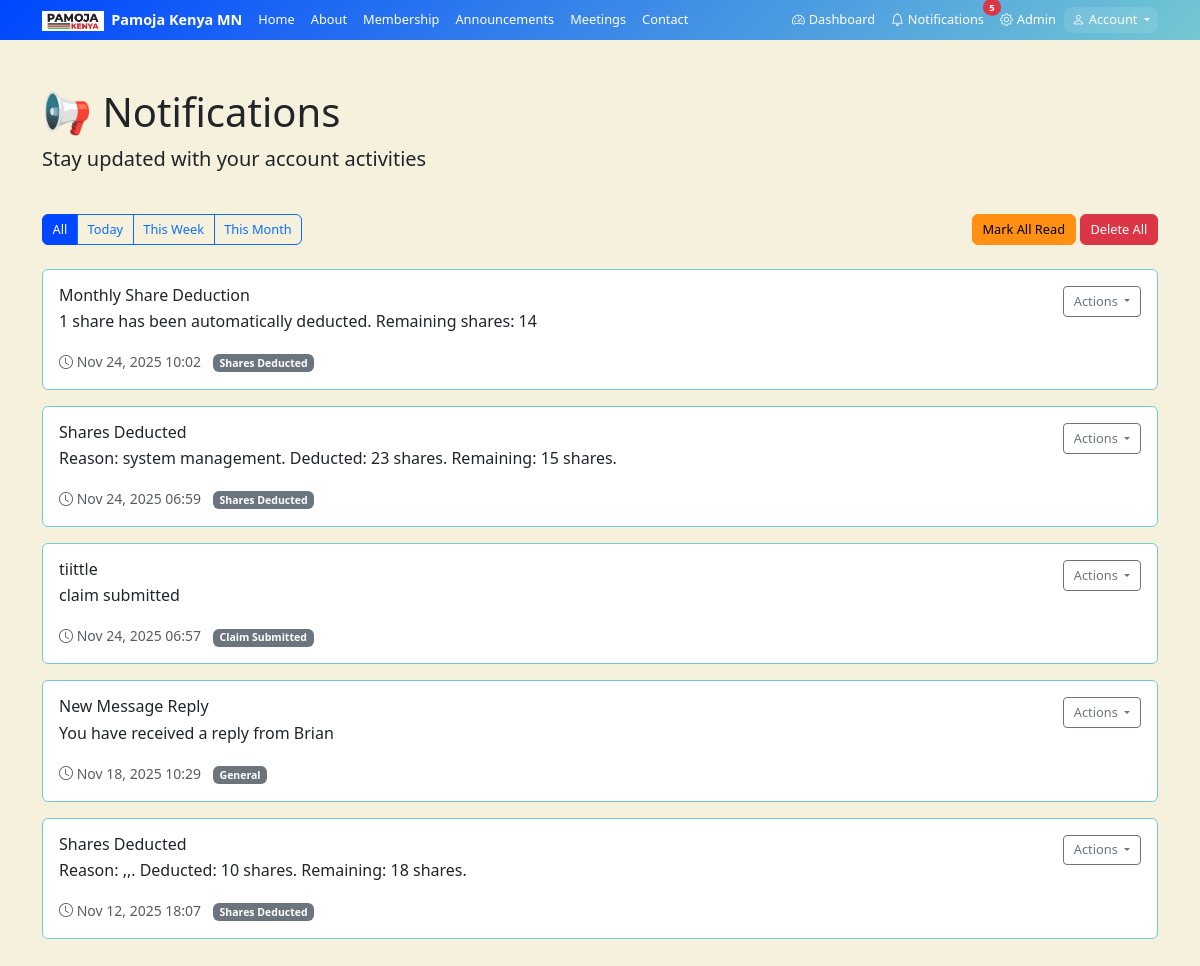
The page /notifications/ (signed in) on the database as committed earlier.
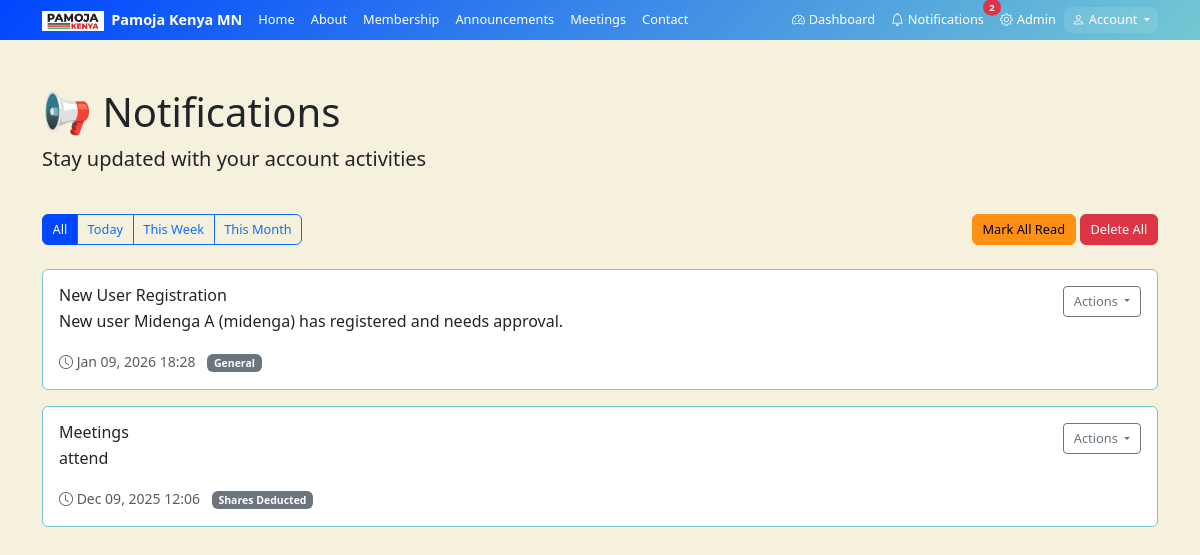
The same page on the database as committed later.
### main/models.py (models this page shows, shortened)
class Notification(models.Model):
    NOTIFICATION_TYPES = [
        ('shares_low', 'Low Shares'),
        ('shares_deducted', 'Shares Deducted'),
        ('claim_submitted', 'Claim Submitted'),
        ('general', 'General'),
    ]
    user = models.ForeignKey(User, on_delete=models.CASCADE)
    notification_type = models.CharField(max_length=20, choices=NOTIFICATION_TYPES)
    title = models.CharField(max_length=200)
    message = models.TextField()
    is_read = models.BooleanField(default=False)
    created_at = models.DateTimeField(auto_now_add=True)

### main/views.py (the view)
# urls.py: path('notifications/', views.notifications, name='notifications'),
@login_required
def notifications(request):
    filter_period = request.GET.get('period', 'all')
    notifications = Notification.objects.filter(user=request.user)
    if filter_period == 'today':
        notifications = notifications.filter(created_at__date=timezone.now().date())
    elif filter_period == 'week':
        week_ago = timezone.now() - timezone.timedelta(days=7)
        notifications = notifications.filter(created_at__gte=week_ago)
    elif filter_period == 'month':
        month_ago = timezone.now() - timezone.timedelta(days=30)
        notifications = notifications.filter(created_at__gte=month_ago)
    notifications = notifications.order_by('-created_at')
    context = {
        'notifications': notifications,
        'filter_period': filter_period
    }
    return render(request, 'main/notifications.html', context)

### main/templates/main/notifications.html (shortened to what this page needs)
{% extends 'main/base.html' %}
{% block content %}
<div class="container py-5">
    <div class="row mb-4">
        <div class="col-12">
            <h1 class="mb-2">📢 Notifications</h1>
            <p class="lead">Stay updated with your account activities</p>
        </div>
    </div>
    <div class="row mb-4">
        <div class="col-md-8">
            <div class="btn-group" role="group">
                <a href="?period=all" class="btn {% if filter_period == 'all' %}btn-primary{% else %}btn-outline-primary{% endif %}">All</a>
                <a href="?period=today" class="btn {% if filter_period == 'today' %}btn-primary{% else %}btn-outline-primary{% endif %}">Today</a>
                <a href="?period=week" class="btn {% if filter_period == 'week' %}btn-primary{% else %}btn-outline-primary{% endif %}">This Week</a>
                <a href="?period=month" class="btn {% if filter_period == 'month' %}btn-primary{% else %}btn-outline-primary{% endif %}">This Month</a>
            </div>
        </div>
        <div class="col-md-4 text-end">
            <a href="{% url 'clear_notifications' %}" class="btn btn-warning">Mark All Read</a>
            <form method="post" action="{% url 'delete_all_notifications' %}" class="d-inline">
                <button type="submit" class="btn btn-danger" onclick="return confirm('Delete all notifications?')">Delete All</button>
            </form>
        </div>
    </div>
    <div class="row">
        <div class="col-12">
            {% if notifications %}
                {% for notification in notifications %}
                <div class="card mb-3 {% if not notification.is_read %}border-primary{% endif %}">
                    <div class="card-body">
                        <div class="d-flex justify-content-between align-items-start">
                            <div class="flex-grow-1">
                                <h6 class="card-title mb-1">
                                    {{ notification.title }}
                                </h6>
                                <p class="card-text">{{ notification.message }}</p>
                                <small class="text-muted">
                                    <i class="bi bi-clock"></i> {{ notification.created_at|date:"M d, Y H:i" }}
                                    <span class="badge bg-secondary ms-2">{{ notification.get_notification_type_display }}</span>
                                </small>
                            </div>
                            <div class="dropdown">
                                <button class="btn btn-sm btn-outline-secondary dropdown-toggle" type="button" data-bs-toggle="dropdown">
                                    Actions
                                </button>
                            </div>
                        </div>
                    </div>
                </div>
                {% endfor %}
            {% else %}
                <div class="text-center py-5">
                    <i class="bi bi-bell-slash display-1 text-muted"></i>
                    <h4 class="mt-3">No notifications</h4>
                    <p class="text-muted">You're all caught up!</p>
                </div>
            {% endif %}
        </div>
    </div>
</div>
{% endblock %}

Rows that differ between the two databases and show on the page:
removed Notification: title "Monthly Share Deduction", message "1 share has been automatically deducted. Remaining shares: 14", created_at "Nov 24, 2025 10:02", notification_type "Shares Deducted"
removed Notification: title "Shares Deducted", message "Reason: system management. Deducted: 23 shares. Remaining: 15 shares.", created_at "Nov 24, 2025 06:59", notification_type "Shares Deducted"
removed Notification: title "tiittle", message "claim submitted", created_at "Nov 24, 2025 06:57", notification_type "Claim Submitted"
removed Notification: title "New Message Reply", message "You have received a reply from Brian", created_at "Nov 18, 2025 10:29", notification_type "General"
removed Notification: title "Shares Deducted", message "Reason: ,,. Deducted: 10 shares. Remaining: 18 shares.", created_at "Nov 12, 2025 18:07", notification_type "Shares Deducted"
added Notification: title "New User Registration", message "New user Midenga A (midenga) has registered and needs approval.", created_at "Jan 09, 2026 18:28", notification_type "General"
added Notification: title "Meetings", message "attend", created_at "Dec 09, 2025 12:06", notification_type "Shares Deducted"
Other text that changed with them:
{{ notifications.count }}: "5" → "2"
